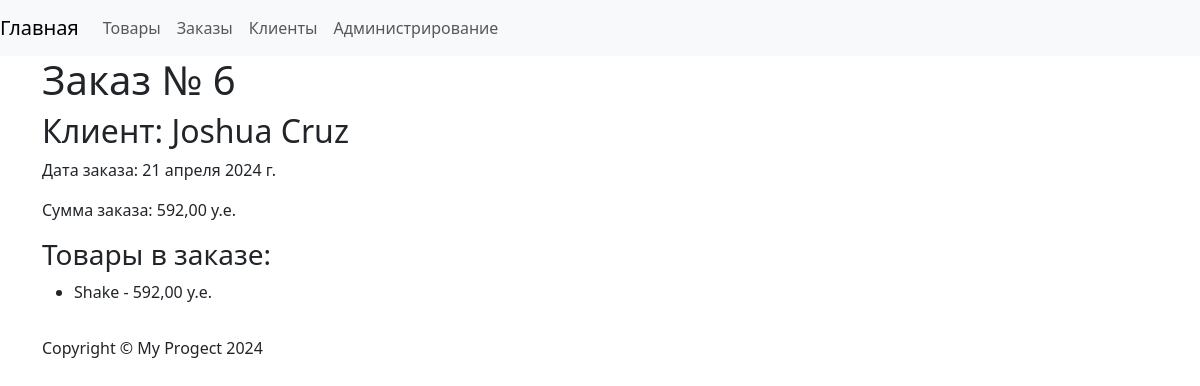
/orders/6/, run on the app's committed database.
### orders/models.py (models this page shows, shortened)
class Order(models.Model):
    customer = models.ForeignKey(Customer, on_delete=models.CASCADE, verbose_name='Клиент')
    products = models.ManyToManyField(Product, verbose_name='Товары')
    total_amount = models.DecimalField(default=0.01, max_digits=10, decimal_places=2, verbose_name='Сумма заказа')
    order_date = models.DateField(auto_now_add=True, verbose_name='Дата заказа')
    class Meta:
        verbose_name = 'Заказ'
        verbose_name_plural = 'Заказы'

### customers/models.py (models this page shows)
class Customer(models.Model):
    name = models.CharField(max_length=255, verbose_name='Имя клиента')
    email = models.EmailField(verbose_name='Почтовый адрес')
    phone_number = models.CharField(max_length=15, verbose_name='Номер телефона')
    address = models.TextField(verbose_name='Адрес')
    registration_date = models.DateField(auto_now_add=True, verbose_name='Дата регистрации')
    def __str__(self):
        return self.name
    class Meta:
        verbose_name = 'Клиент'
        verbose_name_plural = 'Клиенты'

### products/models.py (models this page shows, shortened)
class Product(models.Model):
    name = models.CharField(max_length=255, verbose_name='Название')
    description = models.TextField(verbose_name='Описание')
    price = models.DecimalField(max_digits=10, decimal_places=2, verbose_name='Цена')
    quantity = models.IntegerField(verbose_name='Количество')
    added_date = models.DateField(auto_now_add=True, verbose_name='Дата добавления')
    image = models.ImageField(upload_to='web_store/media/images', default='default_image.png', blank=True, verbose_name='Изображение')
    class Meta:
        verbose_name = 'Товар'
        verbose_name_plural = 'Товары'

### orders/views.py (the view)
# urls.py: path('<int:order_id>/', fetch_order, name='order_view'),
def fetch_order(request, order_id):
    order = get_object_or_404(Order, pk=order_id)
    return render(request, 'orders/order_detail.html', {'order': order})

### orders/templates/orders/order_detail.html (shortened to what this page needs)
{% extends 'base.html' %}
{% block content %}
    <h1>Заказ № {{ order.id }}</h1>
    <h2>Клиент: {{ order.customer }}</h2>
      <p>Дата заказа: {{ order.order_date }}</p>
      <p>Сумма заказа: {{ order.total_amount }} у.е.</p>
    <h3>Товары в заказе:</h3>
    <ul>
      {% for product in order.products.all %}
        <li>{{ product.name }} - {{ product.price }} у.е.</li>
      {% endfor %}
    </ul>
{% endblock %}

### data on the page
Order: id "6", customer "Joshua Cruz", order_date "21 апреля 2024 г.", total_amount "592,00"
Product: name "Shake", price "592,00"
